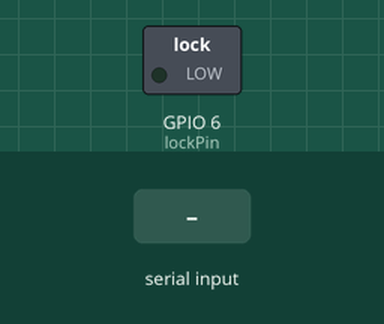
This sketch was run on a simulated ESP32-S3. Parts: switched loads named in the sketch (green lamp = pin HIGH). Inputs (shaded band) come from the test bench. WiFi joins after 1.5 s; servers stay silent unless stated; web services answer with replies made up by the test bench; what the sketch prints to the serial monitor is not drawn.

Above: at 3.4 s.
3.5 s: "unlock\n" received over Serial
At 4.4 s:
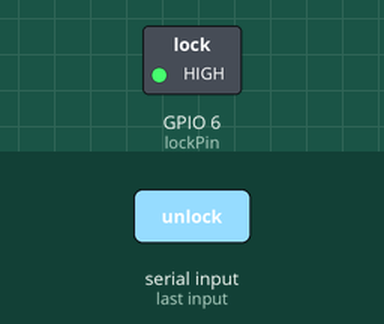
5.0 s: "lock\n" received over Serial
At 5.5 s:
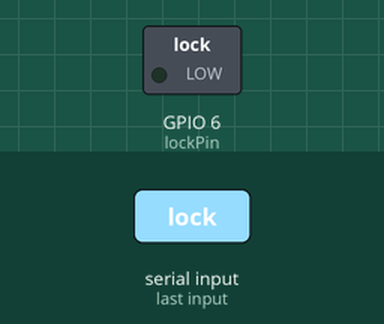
Timing chart, 0 to 8.0 s (numbered marks = the images above; inputs shaded):
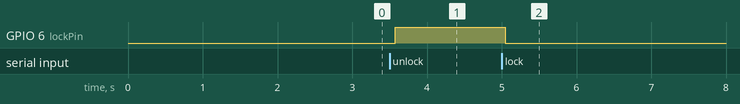

Measured:
- after the input at 3.5 s, GPIO 6 (lockPin): LOW → HIGH after 0.08 s
- after the input at 5.0 s, GPIO 6 (lockPin): HIGH → LOW after 0.05 s instead of 3.7 s

The sketch:

IoTSmartDoorLock.ino
```cpp
#include <WiFi.h>
#include <WiFiClientSecure.h>
#include <SoftwareSerial.h>

// WiFi credentials - REPLACE WITH YOUR ACTUAL CREDENTIALS
const char* ssid = "YOUR_WIFI_SSID";
const char* password = "YOUR_WIFI_PASSWORD";

// Telegram Bot Token and Chat ID - REPLACE WITH YOUR ACTUAL CREDENTIALS
const char* telegramToken = "YOUR_TELEGRAM_BOT_TOKEN";
const char* chatID = "YOUR_CHAT_ID";

// HuskyLens setup
SoftwareSerial huskyLens(4, 5); // RX, TX

// Solenoid lock control
const int lockPin = 6; // GPIO pin for solenoid lock
bool isLocked = true;
unsigned long unlockStartTime = 0;
const unsigned long unlockDuration = 5000; // 5 seconds

// WiFi secure client for Telegram
WiFiClientSecure client;

void setup() {
  Serial.begin(115200);
  huskyLens.begin(9600);

  // Initialize lock pin
  pinMode(lockPin, OUTPUT);
  digitalWrite(lockPin, LOW); // Start locked

  // Connect to WiFi
  connectToWiFi();

  // Configure HTTPS for Telegram
  client.setInsecure();

  Serial.println("IoT Door Lock System Started");
  sendTelegramMessage("🚪 Door Lock System Activated and Ready");
}

void connectToWiFi() {
  Serial.print("Connecting to WiFi");
  WiFi.begin(ssid, password);

  int attempts = 0;
  while (WiFi.status() != WL_CONNECTED && attempts < 20) {
    delay(1000);
    Serial.print(".");
    attempts++;
  }

  if (WiFi.status() == WL_CONNECTED) {
    Serial.println("\n✅ Connected to WiFi!");
    Serial.print("IP Address: ");
    Serial.println(WiFi.localIP());
  } else {
    Serial.println("\n❌ Failed to connect to WiFi!");
  }
}

bool readHuskyLens() {
  if (huskyLens.available()) {
    byte buffer[20];
    int bytesRead = 0;

    // Read available data
    while (huskyLens.available() && bytesRead < 20) {
      buffer[bytesRead] = huskyLens.read();
      bytesRead++;
    }

    // Check if we have a valid frame (HuskyLens protocol starts with 0x55 0xAA)
    if (bytesRead >= 4 && buffer[0] == 0x55 && buffer[1] == 0xAA) {
      int dataLength = buffer[2];

      if (bytesRead >= dataLength + 3) {
        // Parse the ID from the data (position may vary)
        int detectedID = buffer[5];

        Serial.print("Detected ID: ");
        Serial.println(detectedID);

        if (detectedID >= 1 && detectedID <= 5) {
          Serial.print("✅ Authorized face detected! ID: ");
          Serial.println(detectedID);
          return true;
        } else if (detectedID > 0) {
          Serial.print("❌ Unauthorized face detected! ID: ");
          Serial.println(detectedID);
          sendTelegramMessage("🚫 Unauthorized access attempt detected!");
        }
      }
    }
  }
  return false;
}

void unlockDoor() {
  if (isLocked) {
    Serial.println("🔓 Unlocking door...");
    digitalWrite(lockPin, HIGH); // Activate solenoid
    isLocked = false;
    unlockStartTime = millis();

    // Send Telegram notification
    sendTelegramMessage("✅ Door unlocked by authorized user");
  }
}

void lockDoor() {
  if (!isLocked) {
    Serial.println("🔒 Locking door...");
    digitalWrite(lockPin, LOW); // Deactivate solenoid
    isLocked = true;
    sendTelegramMessage("🔒 Door locked");
  }
}

void sendTelegramMessage(const char* message) {
  if (WiFi.status() == WL_CONNECTED) {
    Serial.print("Sending Telegram message: ");
    Serial.println(message);

    if (client.connect("api.telegram.org", 443)) {
      String url = "/bot" + String(telegramToken) + "/sendMessage";
      String postData = "chat_id=" + String(chatID) + "&text=" + String(message);

      client.println("POST " + url + " HTTP/1.1");
      client.println("Host: api.telegram.org");
      client.println("Content-Type: application/x-www-form-urlencoded");
      client.print("Content-Length: ");
      client.println(postData.length());
      client.println();
      client.println(postData);

      // Wait for response
      unsigned long timeout = millis();
      while (client.connected() && millis() - timeout < 5000L) {
        if (client.available()) {
          String line = client.readStringUntil('\n');
          if (line == "\r") {
            break;
          }
        }
      }
      client.stop();
      Serial.println("Telegram message sent!");
    } else {
      Serial.println("Failed to connect to Telegram");
    }
  } else {
    Serial.println("WiFi not connected - cannot send Telegram message");
  }
}

void checkAutoLock() {
  if (!isLocked && (millis() - unlockStartTime >= unlockDuration)) {
    lockDoor();
  }
}

void loop() {
  // Check WiFi connection
  if (WiFi.status() != WL_CONNECTED) {
    Serial.println("WiFi disconnected! Reconnecting...");
    connectToWiFi();
  }

  // Check HuskyLens for recognized faces
  if (readHuskyLens()) {
    unlockDoor();
  }

  // Check if it's time to auto-lock
  checkAutoLock();

  delay(100);
}

// Manual control via Serial Monitor
void serialEvent() {
  if (Serial.available()) {
    String command = Serial.readStringUntil('\n');
    command.trim();

    if (command == "unlock") {
      unlockDoor();
    } else if (command == "lock") {
      lockDoor();
    } else if (command == "status") {
      Serial.println(isLocked ? "Status: 🔒 Locked" : "Status: 🔓 Unlocked");
    } else if (command == "wifi") {
      Serial.println(WiFi.status() == WL_CONNECTED ? "WiFi: Connected" : "WiFi: Disconnected");
    } else if (command == "test") {
      sendTelegramMessage("🔧 Test message from door lock system");
    }
  }
}
```
